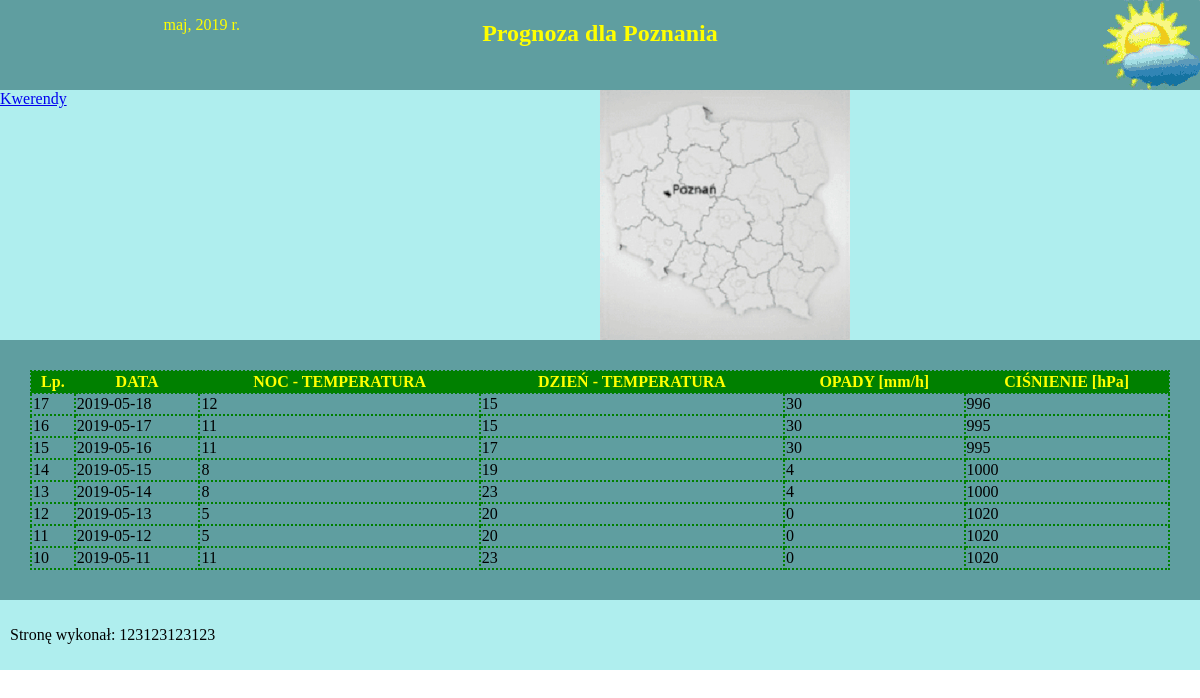
The app's page /ee09_2020_styczen_3/meteo.php with its own data.
### tables this page shows
CREATE TABLE `pogoda` (
  `id` int(10) UNSIGNED NOT NULL,
  `miasta_id` int(10) UNSIGNED NOT NULL,
  `data_prognozy` date DEFAULT NULL,
  `temperatura_noc` int(11) DEFAULT NULL,
  `temperatura_dzien` int(11) DEFAULT NULL,
  `opady` int(10) UNSIGNED DEFAULT NULL,
  `cisnienie` int(10) UNSIGNED DEFAULT NULL
);

### ee09_2020_styczen_3/meteo.php (the view, shortened to what this page needs)
<!DOCTYPE html>
<html lang="pl">
<head>
    <link href="styl4.css" rel="stylesheet">
</head>
<body>
    <div id="lewy">
        <p>maj, 2019 r.</p>
    </div>
    <div id="srodkowy">
        <h2>Prognoza dla Poznania</h2>
    </div>
    <div id="prawy">
        <img src="logo.png" alt="prognoza">
    </div>
    <div id="lewy2">
        <a href="kwerendy.txt">Kwerendy</a>
    </div>
    <div id="prawy2">
        <img src="obraz.jpg" alt="Polska, Poznań">
    </div>
    <div id="glowny">
        <table>
            <tr><th>Lp.</th><th>DATA</th><th>NOC - TEMPERATURA</th><th>DZIEŃ - TEMPERATURA</th><th>OPADY [mm/h]</th><th>CIŚNIENIE [hPa]</th></tr>
            <?php
                $baza = mysqli_connect("localhost","root","","prognoza");
                $sql = "SELECT * from pogoda where `miasta_id`=2 order by `data_prognozy` desc";
                $wynik = mysqli_query($baza, $sql);
                while($row=mysqli_fetch_assoc($wynik))
                {
                    echo "<tr><td>".$row['id']."</td><td>".$row['data_prognozy']."</td><td>".$row['temperatura_noc']."</td><td>".$row['temperatura_dzien']."</td><td>".$row['opady']."</td><td>".$row['cisnienie']."</td></tr>";
                }
            ?>
        </table>
    </div>
    <div id="stopka">
        <p>Stronę wykonał: 123123123123</p>
    </div>
</body>
</html>

### ee09_2020_styczen_3/styl4.css (style rules this page uses)
body { font-family: Garamond; margin:0; }
#lewy { background-color: rgb(95,158,160); color: yellow; width: 20%; height: 90px; text-align: right; float: left; }
#srodkowy { background-color: rgb(95,158,160); color: yellow; width: 60%; height: 90px; text-align: center; float: left; }
#prawy { background-color: rgb(95,158,160); color: yellow; width: 20%; height: 90px; text-align: right; float: left; }
#lewy2 { background-color: rgb(175, 238, 238); width: 50%; height: 250px; float: left; }
#prawy2 { background-color: rgb(175, 238, 238); width: 50%; height: 250px; float: left; }
#glowny { background-color: rgb( 95, 158, 160); padding: 30px; clear: both; }
#stopka { background-color: rgb(175, 238, 238); padding: 10px; }
table { border: 2px dotted green; width: 100%; border-collapse: collapse; }
td { border: 2px dotted green; }
th { border: 2px dotted green; background-color: green; color: yellow; }

### records on screen
pogoda: id "17", data_prognozy "2019-05-18", temperatura_noc "12", temperatura_dzien "15", opady "30", cisnienie "996"
pogoda: id "16", data_prognozy "2019-05-17", temperatura_noc "11", temperatura_dzien "15", opady "30", cisnienie "995"
pogoda: id "15", data_prognozy "2019-05-16", temperatura_noc "11", temperatura_dzien "17", opady "30", cisnienie "995"
pogoda: id "14", data_prognozy "2019-05-15", temperatura_noc "8", temperatura_dzien "19", opady "4", cisnienie "1000"
pogoda: id "13", data_prognozy "2019-05-14", temperatura_noc "8", temperatura_dzien "23", opady "4", cisnienie "1000"
pogoda: id "12", data_prognozy "2019-05-13", temperatura_noc "5", temperatura_dzien "20", opady "0", cisnienie "1020"
pogoda: id "11", data_prognozy "2019-05-12", temperatura_noc "5", temperatura_dzien "20", opady "0", cisnienie "1020"
pogoda: id "10", data_prognozy "2019-05-11", temperatura_noc "11", temperatura_dzien "23", opady "0", cisnienie "1020"
